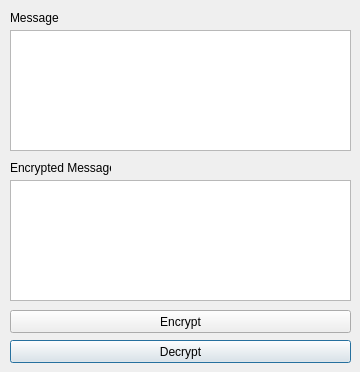
<?xml version="1.0" encoding="UTF-8"?>
<ui version="4.0">
 <class>EncryptDialog</class>
 <widget class="QDialog" name="EncryptDialog">
  <property name="geometry">
   <rect>
    <x>0</x>
    <y>0</y>
    <width>360</width>
    <height>372</height>
   </rect>
  </property>
  <property name="windowTitle">
   <string>Encrypt/Decrypt Message</string>
  </property>
  <widget class="QTextEdit" name="textEncryptedMessage">
   <property name="geometry">
    <rect>
     <x>10</x>
     <y>180</y>
     <width>341</width>
     <height>121</height>
    </rect>
   </property>
   <property name="readOnly">
    <bool>false</bool>
   </property>
  </widget>
  <widget class="QTextEdit" name="textMessage">
   <property name="geometry">
    <rect>
     <x>10</x>
     <y>30</y>
     <width>341</width>
     <height>121</height>
    </rect>
   </property>
   <property name="readOnly">
    <bool>false</bool>
   </property>
  </widget>
  <widget class="QPushButton" name="btnDecrypt">
   <property name="geometry">
    <rect>
     <x>10</x>
     <y>340</y>
     <width>341</width>
     <height>23</height>
    </rect>
   </property>
   <property name="text">
    <string>Decrypt</string>
   </property>
  </widget>
  <widget class="QLabel" name="labelPRK">
   <property name="geometry">
    <rect>
     <x>10</x>
     <y>160</y>
     <width>101</width>
     <height>16</height>
    </rect>
   </property>
   <property name="text">
    <string>Encrypted Message</string>
   </property>
  </widget>
  <widget class="QPushButton" name="btnEcnrypt">
   <property name="geometry">
    <rect>
     <x>10</x>
     <y>310</y>
     <width>341</width>
     <height>23</height>
    </rect>
   </property>
   <property name="text">
    <string>Encrypt</string>
   </property>
  </widget>
  <widget class="QLabel" name="labelBK">
   <property name="geometry">
    <rect>
     <x>10</x>
     <y>10</y>
     <width>61</width>
     <height>16</height>
    </rect>
   </property>
   <property name="text">
    <string>Message</string>
   </property>
  </widget>
 </widget>
 <resources/>
 <connections/>
</ui>
